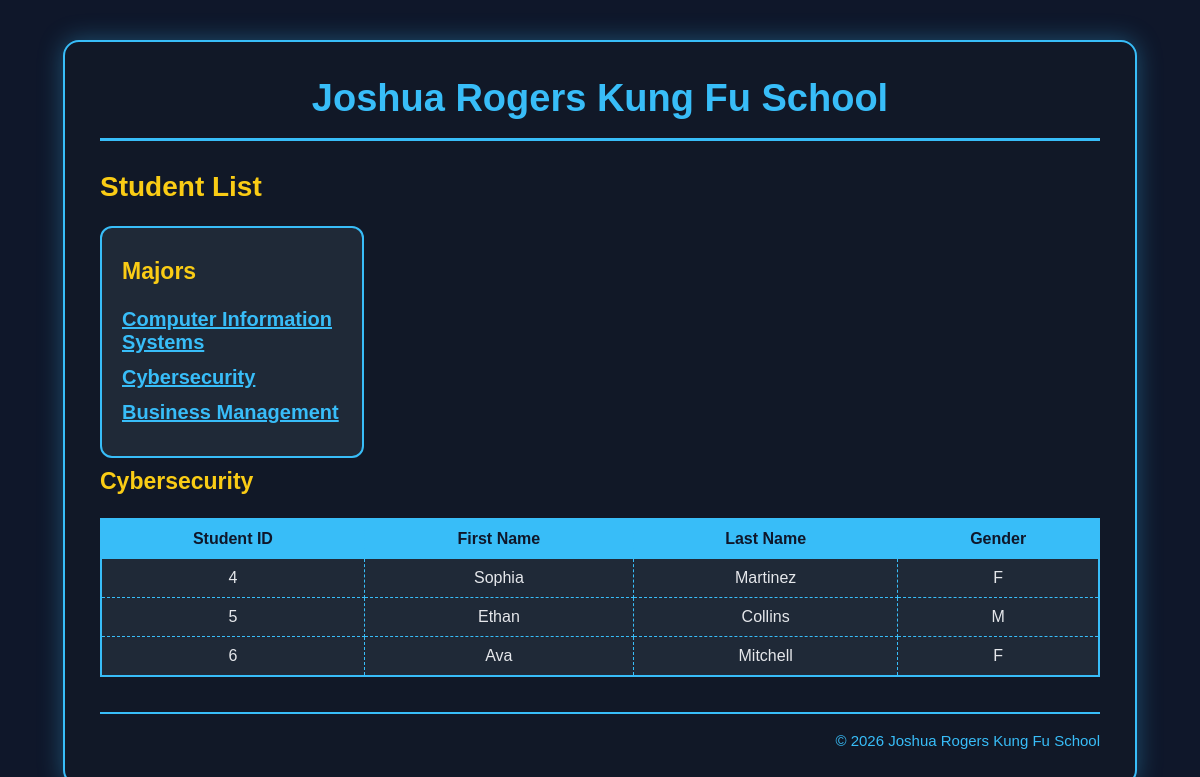
The page /q2/student_manager/index.php?action=list_students&major_id=2 on the database its author committed.
### tables this page shows
CREATE TABLE major (
  majorID       INT(11)        NOT NULL   AUTO_INCREMENT,
  majorName     VARCHAR(255)   NOT NULL,
  PRIMARY KEY (majorID)
);

CREATE TABLE student (
  studentID     INT(11)        NOT NULL   AUTO_INCREMENT,
  majorID       INT(11)        NOT NULL,
  firstName     VARCHAR(255)   NOT NULL,
  lastName      VARCHAR(255)   NOT NULL,
  gender        CHAR(1)        NOT NULL,
  PRIMARY KEY (studentID),

   
   
  FOREIGN KEY (majorID) 
	REFERENCES major(majorID)
);

### q2/model/joshua_rogers_major_db.php (called while the page is built, shortened)
<?php
function get_major_name($major_id)
{
    global $db;
    $query = 'SELECT majorName
              FROM major
              WHERE majorID = :major_id';
    $statement = $db->prepare($query);
    $statement->bindValue(':major_id', $major_id);
    $statement->execute();
    $major = $statement->fetch();
    return $major['majorName'];
}
function get_majors()
{
    global $db;
    $query = 'SELECT majorID, majorName
              FROM major
              ORDER BY majorID';
    $statement = $db->prepare($query);
    $statement->execute();
    $majors = $statement->fetchAll();
    return $majors;
}

### q2/model/joshua_rogers_student_db.php (called while the page is built, shortened)
<?php
function get_students_by_major($major_id)
{
    global $db;
    $query = 'SELECT studentID, firstName, lastName, gender, majorID
              FROM student
              WHERE majorID = :major_id
              ORDER BY studentID';
    $statement = $db->prepare($query);
    $statement->bindValue(':major_id', $major_id);
    $statement->execute();
    $students = $statement->fetchAll();
    return $students;
}

### q2/student_manager/joshua_rogers_student_list.php (the view)
<?php
include __DIR__ .
    '/../view/joshua_rogers_header.php';
?>
<section>
    <h2>Student List</h2>
    <aside>
        <h3>Majors</h3>
        <nav>
            <ul>
                <?php foreach ($majors as $major) : ?>
                    <li>
                        <a href="?action=list_students&amp;major_id=<?php
                            echo htmlspecialchars(
                                (string) $major['majorID'],
                                ENT_QUOTES,
                                'UTF-8'
                            );
                        ?>">
                            <?php
                            echo htmlspecialchars(
                                $major['majorName'],
                                ENT_QUOTES,
                                'UTF-8'
                            );
                            ?>
                        </a>
                    </li>
                <?php endforeach; ?>
            </ul>
        </nav>
    </aside>
    <div class="main-content">
        <h3>
            <?php
            echo htmlspecialchars(
                $major_name,
                ENT_QUOTES,
                'UTF-8'
            );
            ?>
        </h3>
        <?php if (count($students) === 0) : ?>
            <p>No students were found for this major.</p>
        <?php else : ?>
            <table>
                <thead>
                    <tr>
                        <th>Student ID</th>
                        <th>First Name</th>
                        <th>Last Name</th>
                        <th>Gender</th>
                    </tr>
                </thead>
                <tbody>
                    <?php foreach ($students as $student) : ?>
                        <tr>
                            <td>
                                <?php
                                echo htmlspecialchars(
                                    (string) $student['studentID'],
                                    ENT_QUOTES,
                                    'UTF-8'
                                );
                                ?>
                            </td>
                            <td>
                                <?php
                                echo htmlspecialchars(
                                    $student['firstName'],
                                    ENT_QUOTES,
                                    'UTF-8'
                                );
                                ?>
                            </td>
                            <td>
                                <?php
                                echo htmlspecialchars(
                                    $student['lastName'],
                                    ENT_QUOTES,
                                    'UTF-8'
                                );
                                ?>
                            </td>
                            <td>
                                <?php
                                echo htmlspecialchars(
                                    $student['gender'],
                                    ENT_QUOTES,
                                    'UTF-8'
                                );
                                ?>
                            </td>
                        </tr>
                    <?php endforeach; ?>
                </tbody>
            </table>
        <?php endif; ?>
    </div>
</section>
<?php
include __DIR__ .
    '/../view/joshua_rogers_footer.php';
?>

### q2/main.css (style rules this page uses)
body { margin: 0; font-family: Arial, Helvetica, sans-serif; background-color: #0f172a; color: #e5e7eb; }
h2 { margin-top: 30px; color: #facc15; font-size: 28px; }
h3 { margin-top: 10px; color: #facc15; font-size: 23px; }
aside { width: 220px; flex-shrink: 0; padding: 20px; background-color: #1f2937; border: 2px solid #38bdf8; border-radius: 12px; }
aside ul { margin: 0; padding: 0; list-style-type: none; }
aside li { margin-bottom: 12px; }
table { width: 100%; margin: 20px auto; border-collapse: collapse; background-color: #1f2937; border: 2px solid #38bdf8; }
th, td { padding: 10px; border: 1px dashed #38bdf8; text-align: center; }
th { color: #0f172a; background-color: #38bdf8; font-weight: bold; }
td { color: #e5e7eb; }
a { color: #38bdf8; font-size: 20px; font-weight: bold; }

### rows shown on the page
major: majorName "Computer Information Systems"
major: majorName "Cybersecurity"
major: majorName "Business Management"
student: studentID "4", firstName "Sophia", lastName "Martinez", gender "F"
student: studentID "5", firstName "Ethan", lastName "Collins", gender "M"
student: studentID "6", firstName "Ava", lastName "Mitchell", gender "F"
